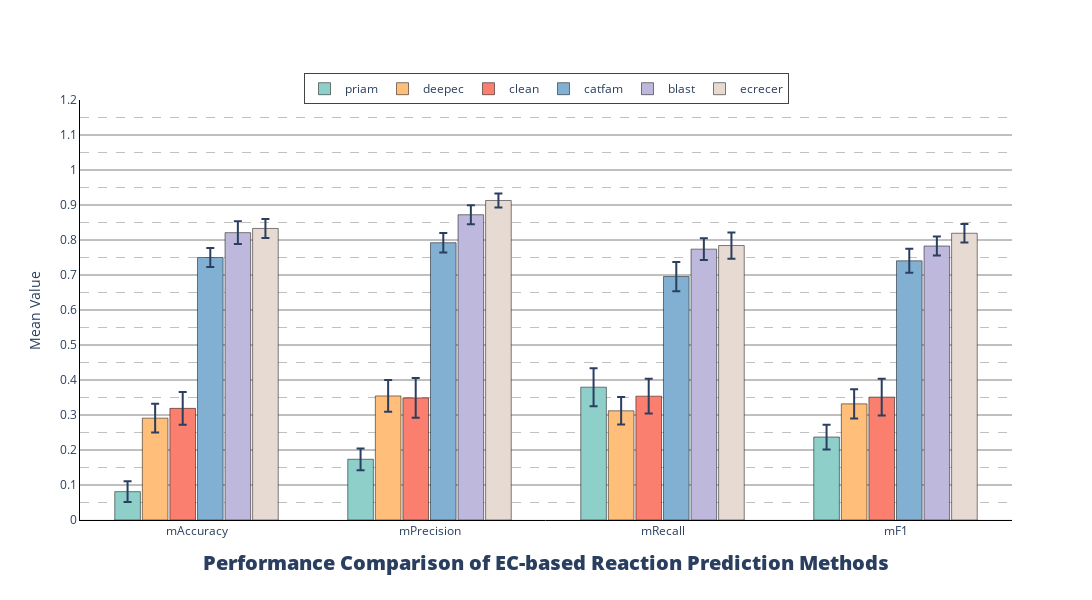

Write notebook code for a chart like this one.
### Code cell
evTools.show_ec_methods_10_eva_fig(res_metrics_data=res_std_ec)

### Figure 1 — Plotly figure (JSON) as saved in the notebook; plotly's stock layout.template omitted (floating-point values rounded to 4 significant figures)
{"data": [{"error_y": {"array": [0.02961, 0.03103, 0.05439, 0.03539], "type": "data", "visible": true}, "marker": {"color": "#8ECFC9", "line": {"color": "black", "width": 0.5}}, "name": "priam", "type": "bar", "width": 0.11, "x": ["mAccuracy", "mPrecision", "mRecall", "mF1"], "y": [0.081, 0.1735, 0.3795, 0.2371]}, {"error_y": {"array": [0.04122, 0.04539, 0.03925, 0.04184], "type": "data", "visible": true}, "marker": {"color": "#FFBE7A", "line": {"color": "black", "width": 0.5}}, "name": "deepec", "type": "bar", "width": 0.11, "x": ["mAccuracy", "mPrecision", "mRecall", "mF1"], "y": [0.291, 0.3544, 0.312, 0.3318]}, {"error_y": {"array": [0.04701, 0.05658, 0.04964, 0.0525], "type": "data", "visible": true}, "marker": {"color": "#FA7F6F", "line": {"color": "black", "width": 0.5}}, "name": "clean", "type": "bar", "width": 0.11, "x": ["mAccuracy", "mPrecision", "mRecall", "mF1"], "y": [0.319, 0.3489, 0.3538, 0.3511]}, {"error_y": {"array": [0.02708, 0.02773, 0.04182, 0.03439], "type": "data", "visible": true}, "marker": {"color": "#82B0D2", "line": {"color": "black", "width": 0.5}}, "name": "catfam", "type": "bar", "width": 0.11, "x": ["mAccuracy", "mPrecision", "mRecall", "mF1"], "y": [0.75, 0.7923, 0.6956, 0.7406]}, {"error_y": {"array": [0.03247, 0.02708, 0.03087, 0.02715], "type": "data", "visible": true}, "marker": {"color": "#BEB8DC", "line": {"color": "black", "width": 0.5}}, "name": "blast", "type": "bar", "width": 0.11, "x": ["mAccuracy", "mPrecision", "mRecall", "mF1"], "y": [0.821, 0.8722, 0.7739, 0.7828]}, {"error_y": {"array": [0.0271, 0.02, 0.0376, 0.02646], "type": "data", "visible": true}, "marker": {"color": "#E7DAD2", "line": {"color": "black", "width": 0.5}}, "name": "ecrecer", "type": "bar", "width": 0.11, "x": ["mAccuracy", "mPrecision", "mRecall", "mF1"], "y": [0.833, 0.9129, 0.7842, 0.8193]}], "layout": {"bargap": 0.29, "barmode": "group", "height": 600, "legend": {"borderwidth": 1, "orientation": "h", "tracegroupgap": 2, "x": 0.5, "xanchor": "center", "y": 0.99, "yanchor": "bottom"}, "title": {"font": {"size": 20, "weight": 1000}, "text": "Performance Comparison of EC-based Reaction Prediction Methods", "x": 0.5, "xanchor": "center", "y": 0.05}, "width": 1600, "xaxis": {"linecolor": "#000000", "linewidth": 1, "showline": true}, "yaxis": {"dtick": 0.1, "gridcolor": "gray", "gridwidth": 1, "linecolor": "black", "linewidth": 1, "minor": {"dtick": 0.05, "gridcolor": "gray", "griddash": "dash", "gridwidth": 0.5, "showgrid": true}, "range": [0, 1.2], "showgrid": true, "showline": true, "title": {"text": "Mean Value"}}}}
